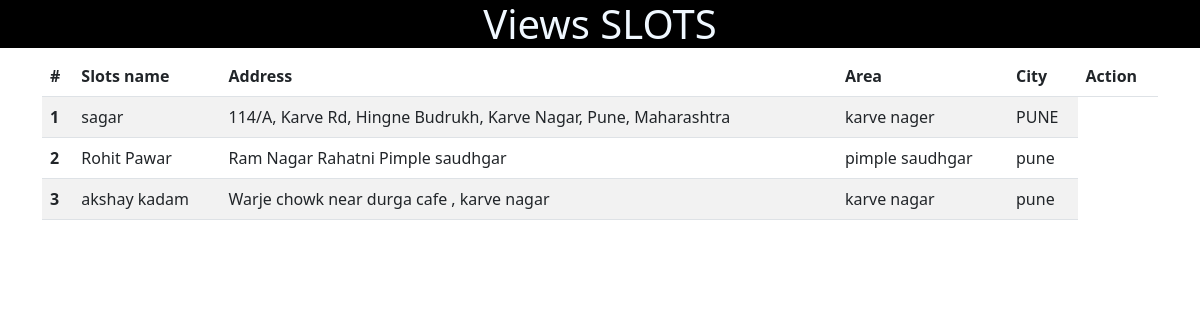
/view_slots/, run on the app's committed database.
### enroll/models.py (models this page shows)
class Stations(models.Model):
    sname=models.CharField(max_length=250)
    address= models.CharField(max_length=540)
    area=models.CharField(max_length=90,null='True')
    city=models.CharField(max_length=250)
    phone=models.CharField(max_length=340)
    ctslot=models.CharField(max_length=120)
    details=models.CharField(max_length=290,default='0')
    Location=models.CharField(max_length=290,default='0')

### enroll/views.py (the view)
# urls.py: path('view_slots/',views.view_slots,name='view_slots'),
def view_slots(request):
    form=Stations.objects.all()
    return render (request, 'View_slots.html',{'forms':form})

### enroll/templates/view_slots.html (shortened to what this page needs)
{% load static %}
<!DOCTYPE html>
<html lang="en">
<head>
    <link href="{% static 'css/bootstrap.css' %}" rel="stylesheet">
</head>
<body>
    <h1 style="text-align:center; color: aliceblue; background-color:black">Views SLOTS </h1>
    <div class="container">
      {% if  forms %}
      <table class="table table-striped">
        <thead>
          <tr>
            <th scope="col">#</th>
            <th scope="col"> Slots name</th>
            <th scope="col">Address</th>
            <th scope="col">Area</th>
            <th scope="col">City</th>
            <th scope="col">Action</th>
          </tr>
        </thead>
        <tbody>
            {% for fm in forms  %}
          <tr>
            <th scope="row">{{forloop.counter}}</th>
            <td colspan="">{{fm.sname}}</td>
            <td colspan="">{{fm.address}}</td>
            <td colspan="">{{fm.area}}</td>
            <td colspan="">{{fm.city}}</td>
          </tr>
          {% endfor %}</tbody></table>{% endif %}
    </div></div>
</body>
</html>

### data on the page
Stations: sname "sagar", address "114/A, Karve Rd, Hingne Budrukh, Karve Nagar, Pune, Maharashtra", area "karve nager", city "PUNE"
Stations: sname "Rohit Pawar", address "Ram Nagar Rahatni Pimple saudhgar", area "pimple saudhgar", city "pune"
Stations: sname "akshay kadam", address "Warje chowk near durga cafe , karve nagar", area "karve nagar", city "pune"
